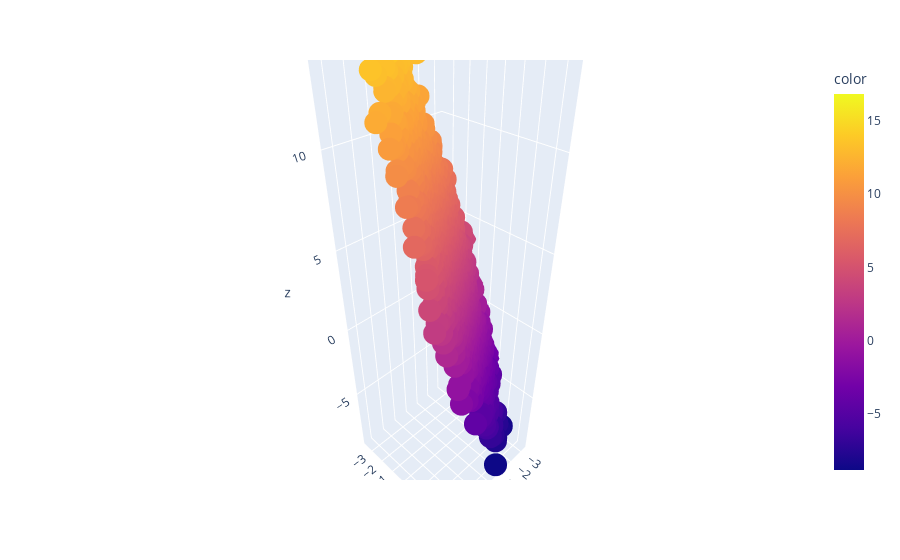

Notebook code for this chart:
### Code cell
import plotly.express as px
px.scatter_3d(x=data.X[:, 0], y=data.X[:, 1], z=data.y[:, 0], color=data.y[:, 0])
# px.scatter_3d(x=data.X[:,

### Figure 1 — Plotly figure (JSON) as saved in the notebook; plotly's stock layout.template omitted (floating-point values rounded to 4 significant figures; data arrays with more than 128 entries replaced by an {"elided": "..."} marker saying what was removed)
{"data": [{"hovertemplate": "x=%{x}<br>y=%{y}<br>z=%{z}<br>color=%{marker.color}<extra></extra>", "legendgroup": "", "marker": {"color": {"elided": "2000 float values"}, "coloraxis": "coloraxis", "symbol": "circle"}, "mode": "markers", "name": "", "scene": "scene", "showlegend": false, "type": "scatter3d", "x": {"elided": "2000 float values"}, "y": {"elided": "2000 float values"}, "z": {"elided": "2000 float values"}}], "layout": {"coloraxis": {"colorbar": {"title": {"text": "color"}}, "colorscale": [[0, "#0d0887"], [0.1111, "#46039f"], [0.2222, "#7201a8"], [0.3333, "#9c179e"], [0.4444, "#bd3786"], [0.5556, "#d8576b"], [0.6667, "#ed7953"], [0.7778, "#fb9f3a"], [0.8889, "#fdca26"], [1, "#f0f921"]]}, "legend": {"tracegroupgap": 0}, "margin": {"t": 60}, "scene": {"domain": {"x": [0, 1], "y": [0, 1]}, "xaxis": {"title": {"text": "x"}}, "yaxis": {"title": {"text": "y"}}, "zaxis": {"title": {"text": "z"}}}}}
